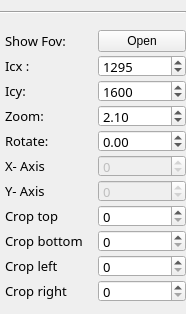
            <widget class="QWidget" name="page_image_1">
             <property name="geometry">
              <rect>
               <x>0</x>
               <y>0</y>
               <width>186</width>
               <height>314</height>
              </rect>
             </property>
             <attribute name="icon">
              <iconset>
               <normaloff>../../../../../../../source/views/ui_design/icon/right.png</normaloff>
               <normalon>../../../../../../../source/views/ui_design/icon/right.png</normalon>
               <activeoff>../../../../../../../source/views/ui_design/icon/down.png</activeoff>../../../../../../../source/views/ui_design/icon/right.png</iconset>
             </attribute>
             <attribute name="label">
              <string>Image 1</string>
             </attribute>
             <layout class="QVBoxLayout" name="verticalLayout_9">
              <property name="spacing">
               <number>5</number>
              </property>
              <property name="leftMargin">
               <number>0</number>
              </property>
              <property name="topMargin">
               <number>0</number>
              </property>
              <property name="rightMargin">
               <number>0</number>
              </property>
              <property name="bottomMargin">
               <number>0</number>
              </property>
              <item>
               <widget class="Line" name="line_9">
                <property name="orientation">
                 <enum>Qt::Horizontal</enum>
                </property>
               </widget>
              </item>
              <item>
               <layout class="QGridLayout" name="gridLayout_4">
                <property name="leftMargin">
                 <number>5</number>
                </property>
                <property name="horizontalSpacing">
                 <number>5</number>
                </property>
                <property name="verticalSpacing">
                 <number>3</number>
                </property>
                <item row="5" column="3">
                 <widget class="QSpinBox" name="val_coordinate_x_image_1">
                  <property name="enabled">
                   <bool>false</bool>
                  </property>
                  <property name="minimumSize">
                   <size>
                    <width>50</width>
                    <height>0</height>
                   </size>
                  </property>
                  <property name="maximumSize">
                   <size>
                    <width>16777215</width>
                    <height>22</height>
                   </size>
                  </property>
                  <property name="font">
                   <font>
                    <family>Sans Serif</family>
                    <pointsize>10</pointsize>
                   </font>
                  </property>
                  <property name="minimum">
                   <number>-10000</number>
                  </property>
                  <property name="maximum">
                   <number>10000</number>
                  </property>
                  <property name="value">
                   <number>0</number>
                  </property>
                 </widget>
                </item>
                <item row="6" column="3">
                 <widget class="QSpinBox" name="val_coordinate_y_image_1">
                  <property name="enabled">
                   <bool>false</bool>
                  </property>
                  <property name="minimumSize">
                   <size>
                    <width>50</width>
                    <height>0</height>
                   </size>
                  </property>
                  <property name="maximumSize">
                   <size>
                    <width>16777215</width>
                    <height>22</height>
                   </size>
                  </property>
                  <property name="font">
                   <font>
                    <family>Sans Serif</family>
                    <pointsize>10</pointsize>
                   </font>
                  </property>
                  <property name="minimum">
                   <number>-10000</number>
                  </property>
                  <property name="maximum">
                   <number>10000</number>
                  </property>
                  <property name="value">
                   <number>0</number>
                  </property>
                 </widget>
                </item>
                <item row="9" column="3">
                 <widget class="QSpinBox" name="val_crop_left_image_1">
                  <property name="minimumSize">
                   <size>
                    <width>60</width>
                    <height>0</height>
                   </size>
                  </property>
                  <property name="maximumSize">
                   <size>
                    <width>16777215</width>
                    <height>22</height>
                   </size>
                  </property>
                  <property name="font">
                   <font>
                    <family>Sans Serif</family>
                    <pointsize>10</pointsize>
                   </font>
                  </property>
                  <property name="maximum">
                   <number>2500</number>
                  </property>
                  <property name="value">
                   <number>0</number>
                  </property>
                 </widget>
                </item>
                <item row="7" column="3">
                 <widget class="QSpinBox" name="val_crop_top_image_1">
                  <property name="minimumSize">
                   <size>
                    <width>60</width>
                    <height>0</height>
                   </size>
                  </property>
                  <property name="maximumSize">
                   <size>
                    <width>16777215</width>
                    <height>22</height>
                   </size>
                  </property>
                  <property name="font">
                   <font>
                    <family>Sans Serif</family>
                    <pointsize>10</pointsize>
                   </font>
                  </property>
                  <property name="maximum">
                   <number>2500</number>
                  </property>
                  <property name="value">
                   <number>0</number>
                  </property>
                 </widget>
                </item>
                <item row="8" column="0">
                 <widget class="QLabel" name="label_54">
                  <property name="font">
                   <font>
                    <family>Sans Serif</family>
                    <pointsize>10</pointsize>
                   </font>
                  </property>
                  <property name="text">
                   <string>Crop bottom</string>
                  </property>
                 </widget>
                </item>
                <item row="1" column="3">
                 <widget class="QSpinBox" name="val_icx_image_1">
                  <property name="enabled">
                   <bool>true</bool>
                  </property>
                  <property name="minimumSize">
                   <size>
                    <width>60</width>
                    <height>0</height>
                   </size>
                  </property>
                  <property name="maximumSize">
                   <size>
                    <width>16777215</width>
                    <height>22</height>
                   </size>
                  </property>
                  <property name="font">
                   <font>
                    <family>Sans Serif</family>
                    <pointsize>10</pointsize>
                   </font>
                  </property>
                  <property name="maximum">
                   <number>4000</number>
                  </property>
                  <property name="value">
                   <number>1295</number>
                  </property>
                 </widget>
                </item>
                <item row="10" column="0">
                 <widget class="QLabel" name="label_55">
                  <property name="font">
                   <font>
                    <family>Sans Serif</family>
                    <pointsize>10</pointsize>
                   </font>
                  </property>
                  <property name="text">
                   <string>Crop right</string>
                  </property>
                 </widget>
                </item>
                <item row="10" column="3">
                 <widget class="QSpinBox" name="val_crop_right_image_1">
                  <property name="minimumSize">
                   <size>
                    <width>60</width>
                    <height>0</height>
                   </size>
                  </property>
                  <property name="maximumSize">
                   <size>
                    <width>16777215</width>
                    <height>22</height>
                   </size>
                  </property>
                  <property name="font">
                   <font>
                    <family>Sans Serif</family>
                    <pointsize>10</pointsize>
                   </font>
                  </property>
                  <property name="maximum">
                   <number>2500</number>
                  </property>
                  <property name="value">
                   <number>0</number>
                  </property>
                 </widget>
                </item>
                <item row="1" column="0">
                 <widget class="QLabel" name="label_40">
                  <property name="minimumSize">
                   <size>
                    <width>60</width>
                    <height>0</height>
                   </size>
                  </property>
                  <property name="font">
                   <font>
                    <family>Sans Serif</family>
                    <pointsize>10</pointsize>
                   </font>
                  </property>
                  <property name="text">
                   <string>Icx :</string>
                  </property>
                 </widget>
                </item>
                <item row="5" column="0">
                 <widget class="QLabel" name="label_31">
                  <property name="font">
                   <font>
                    <family>Sans Serif</family>
                    <pointsize>10</pointsize>
                   </font>
                  </property>
                  <property name="text">
                   <string>X- Axis</string>
                  </property>
                 </widget>
                </item>
                <item row="9" column="0">
                 <widget class="QLabel" name="label_59">
                  <property name="font">
                   <font>
                    <family>Sans Serif</family>
                    <pointsize>10</pointsize>
                   </font>
                  </property>
                  <property name="text">
                   <string>Crop left</string>
                  </property>
                 </widget>
                </item>
                <item row="3" column="3">
                 <widget class="QDoubleSpinBox" name="val_zoom_image_1">
                  <property name="minimumSize">
                   <size>
                    <width>60</width>
                    <height>0</height>
                   </size>
                  </property>
                  <property name="maximumSize">
                   <size>
                    <width>16777215</width>
                    <height>22</height>
                   </size>
                  </property>
                  <property name="font">
                   <font>
                    <family>Sans Serif</family>
                    <pointsize>10</pointsize>
                   </font>
                  </property>
                  <property name="decimals">
                   <number>2</number>
                  </property>
                  <property name="maximum">
                   <double>14.000000000000000</double>
                  </property>
                  <property name="singleStep">
                   <double>0.020000000000000</double>
                  </property>
                  <property name="value">
                   <double>2.100000000000000</double>
                  </property>
                 </widget>
                </item>
                <item row="6" column="0">
                 <widget class="QLabel" name="label_41">
                  <property name="font">
                   <font>
                    <family>Sans Serif</family>
                    <pointsize>10</pointsize>
                   </font>
                  </property>
                  <property name="text">
                   <string>Y- Axis</string>
                  </property>
                 </widget>
                </item>
                <item row="2" column="3">
                 <widget class="QSpinBox" name="val_icy_image_1">
                  <property name="enabled">
                   <bool>true</bool>
                  </property>
                  <property name="minimumSize">
                   <size>
                    <width>60</width>
                    <height>0</height>
                   </size>
                  </property>
                  <property name="maximumSize">
                   <size>
                    <width>16777215</width>
                    <height>22</height>
                   </size>
                  </property>
                  <property name="font">
                   <font>
                    <family>Sans Serif</family>
                    <pointsize>10</pointsize>
                   </font>
                  </property>
                  <property name="maximum">
                   <number>4000</number>
                  </property>
                  <property name="value">
                   <number>1600</number>
                  </property>
                 </widget>
                </item>
                <item row="4" column="3">
                 <widget class="QDoubleSpinBox" name="val_rotate_image_1">
                  <property name="minimumSize">
                   <size>
                    <width>50</width>
                    <height>0</height>
                   </size>
                  </property>
                  <property name="maximumSize">
                   <size>
                    <width>16777215</width>
                    <height>22</height>
                   </size>
                  </property>
                  <property name="font">
                   <font>
                    <family>Sans Serif</family>
                    <pointsize>10</pointsize>
                   </font>
                  </property>
                  <property name="minimum">
                   <double>-180.000000000000000</double>
                  </property>
                  <property name="maximum">
                   <double>180.000000000000000</double>
                  </property>
                  <property name="singleStep">
                   <double>0.100000000000000</double>
                  </property>
                 </widget>
                </item>
                <item row="7" column="0">
                 <widget class="QLabel" name="label_42">
                  <property name="font">
                   <font>
                    <family>Sans Serif</family>
                    <pointsize>10</pointsize>
                   </font>
                  </property>
                  <property name="text">
                   <string>Crop top</string>
                  </property>
                 </widget>
                </item>
                <item row="4" column="0">
                 <widget class="QLabel" name="label_14">
                  <property name="minimumSize">
                   <size>
                    <width>60</width>
                    <height>0</height>
                   </size>
                  </property>
                  <property name="font">
                   <font>
                    <family>Sans Serif</family>
                    <pointsize>10</pointsize>
                   </font>
                  </property>
                  <property name="text">
                   <string>Rotate: </string>
                  </property>
                 </widget>
                </item>
                <item row="8" column="3">
                 <widget class="QSpinBox" name="val_crop_bottom_image_1">
                  <property name="minimumSize">
                   <size>
                    <width>60</width>
                    <height>0</height>
                   </size>
                  </property>
                  <property name="maximumSize">
                   <size>
                    <width>16777215</width>
                    <height>22</height>
                   </size>
                  </property>
                  <property name="font">
                   <font>
                    <family>Sans Serif</family>
                    <pointsize>10</pointsize>
                   </font>
                  </property>
                  <property name="maximum">
                   <number>2500</number>
                  </property>
                  <property name="value">
                   <number>0</number>
                  </property>
                 </widget>
                </item>
                <item row="2" column="0">
                 <widget class="QLabel" name="label_46">
                  <property name="minimumSize">
                   <size>
                    <width>60</width>
                    <height>0</height>
                   </size>
                  </property>
                  <property name="font">
                   <font>
                    <family>Sans Serif</family>
                    <pointsize>10</pointsize>
                   </font>
                  </property>
                  <property name="text">
                   <string>Icy:</string>
                  </property>
                 </widget>
                </item>
                <item row="3" column="0">
                 <widget class="QLabel" name="label_15">
                  <property name="minimumSize">
                   <size>
                    <width>80</width>
                    <height>0</height>
                   </size>
                  </property>
                  <property name="font">
                   <font>
                    <family>Sans Serif</family>
                    <pointsize>10</pointsize>
                   </font>
                  </property>
                  <property name="text">
                   <string>Zoom:</string>
                  </property>
                 </widget>
                </item>
                <item row="0" column="0">
                 <widget class="QLabel" name="label_43">
                  <property name="minimumSize">
                   <size>
                    <width>60</width>
                    <height>0</height>
                   </size>
                  </property>
                  <property name="font">
                   <font>
                    <family>Sans Serif</family>
                    <pointsize>10</pointsize>
                   </font>
                  </property>
                  <property name="text">
                   <string>Show Fov:</string>
                  </property>
                 </widget>
                </item>
                <item row="0" column="3">
                 <widget class="QPushButton" name="show_fov_image_1">
                  <property name="text">
                   <string>Open</string>
                  </property>
                 </widget>
                </item>
               </layout>
              </item>
             </layout>
            </widget>
